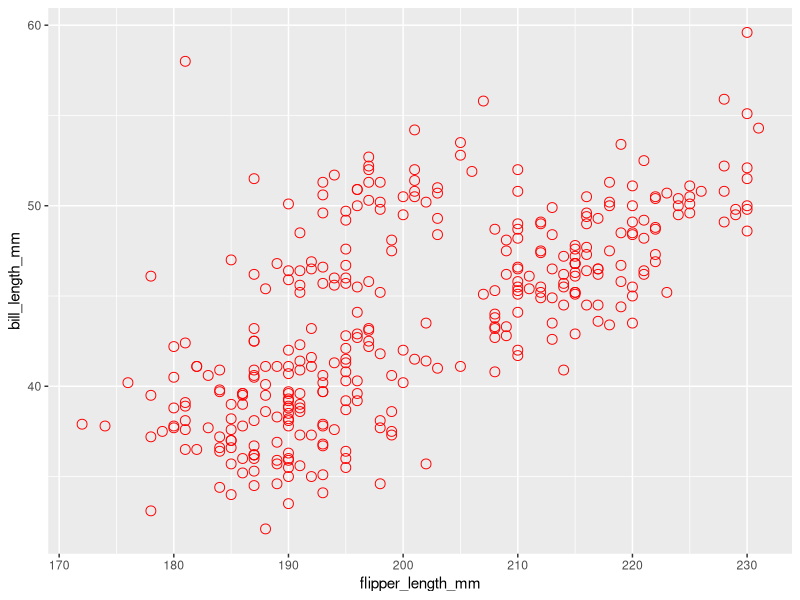
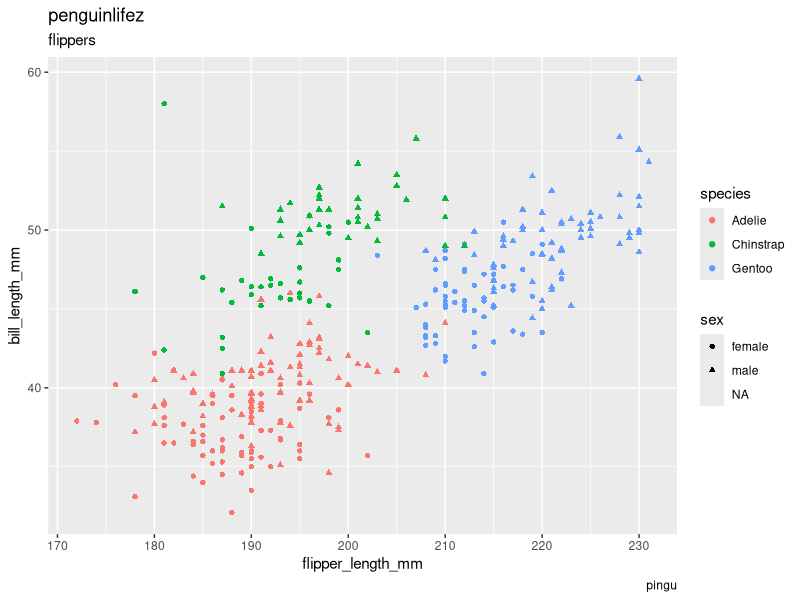
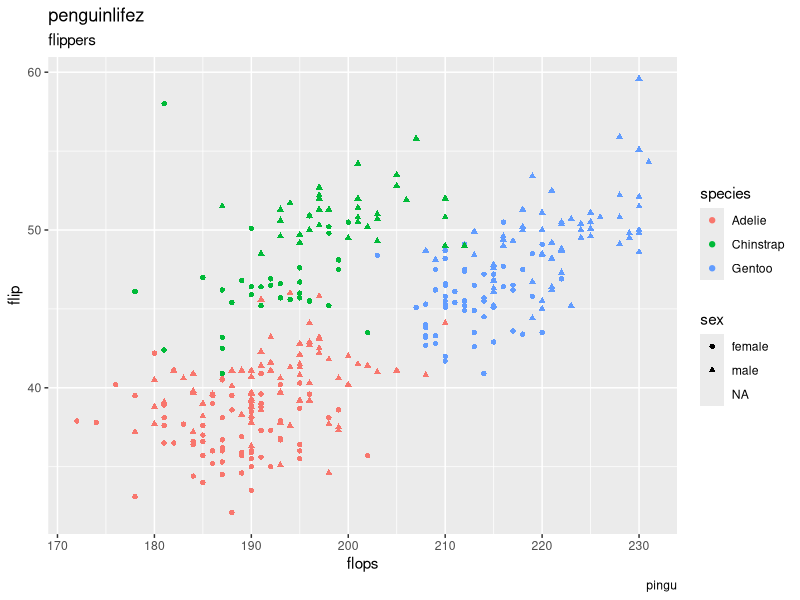
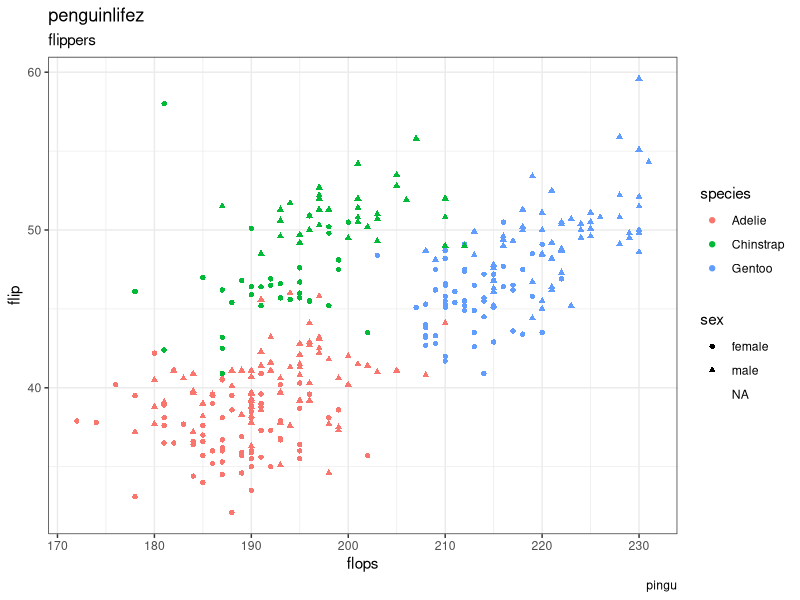

Here is the R script that generated these plots, in order: (Note: this script raises an error after producing the figures.)
## ---- chunk 1
install.packages('palmerpenguins')
library(palmerpenguins)
?penguins
install.packages('tidyverse')
library(tidyverse)
## ---- chunk 2

data("penguins")
summary(penguins)

## ---- chunk 3

## ---- chunk 4
# ?penguins

## ---- chunk 5

# penguins <- penguins %>%
  na.omit
## ---- chunk 6
# ggplot(penguins, aes(x = flipper_length_mm, y = bill_length_mm)) + geom_point()

## ---- chunk 7

#ggplot(penguins, aes(x = flipper_length_mm, y = bill_length_mm, color = "red", size = 3)) + geom_point(shape = 1)
ggplot() +
  geom_point(data = penguins, aes(x = flipper_length_mm, bill_length_mm), color = "red", size = 3, shape = 1)


## ---- chunk 8
# ggplot() + geom_point(data = penguins, aes(x = flipper_length_mm, y =  bill_length_mm, color = species, shape = sex))

## ---- chunk 9

# ggplot() + geom_point(data = penguins, aes(x = flipper_length_mm, y =  bill_length_mm, color = species, shape = sex)) + labs(title = "penguinlifez")
ggplot() + geom_point(data = penguins, aes(x = flipper_length_mm, y =  bill_length_mm, color = species, shape = sex)) + labs(title = "penguinlifez", subtitle = "flippers", caption = "pingu") 
ggplot() + geom_point(data = penguins, aes(x = flipper_length_mm, y =  bill_length_mm, color = species, shape = sex)) + labs(title = "penguinlifez", subtitle = "flippers", caption = "pingu") + xlab("flops") + ylab("flip")
ggplot() + geom_point(data = penguins, aes(x = flipper_length_mm, y =  bill_length_mm, color = species, shape = sex)) + labs(title = "penguinlifez", subtitle = "flippers", caption = "pingu") + xlab("flops") + ylab("flip") +theme_bw()


## ---- chunk 10
#  ggplot() 
+     geom_boxplot(data = penguins, aes(x=species, y=body_mass_g, fill=sex)) + ylab("body mass in grams")

ggplot() + geom_boxplot(data = penguins, aes(x=species, y = body_mass_g, fill = sex)) + facet_wrap(~ island) + ylab("body mass in grams")

## ---- chunk 11
# ggplot() + geom_boxplot(data = penguins, aes(x=species, y = body_mass_g, fill = sex)) + facet_wrap(~ island) + ylab("body mass in grams") + scale_fill_manual(values = c("male" = "#DA020E", "female" = "#0000cd"), aesthetics = "fill", )


